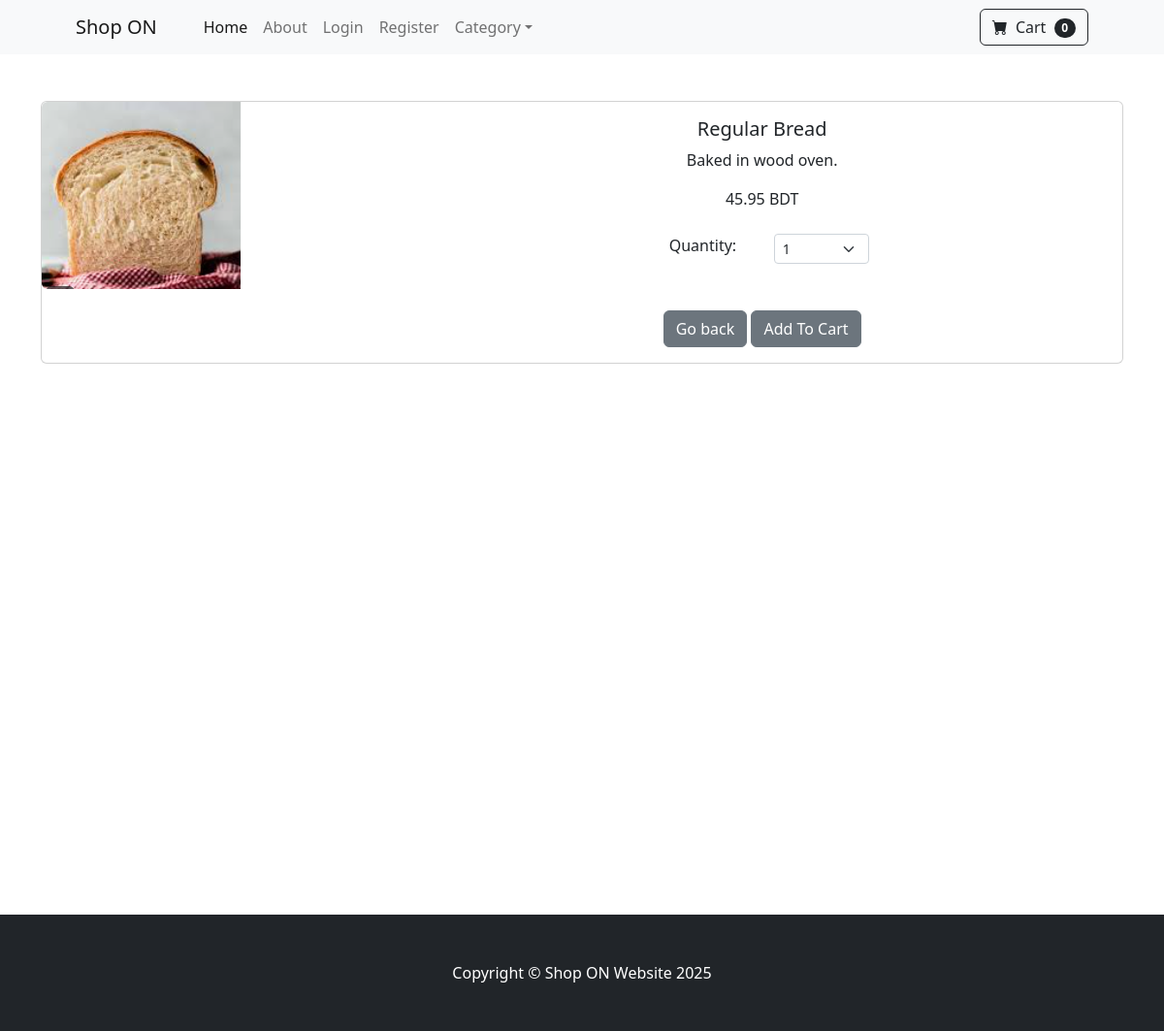
The app's page /product/3 with its own data.
### store/models.py (models this page shows, shortened)
class Product(models.Model):
  name = models.CharField(max_length=100)
  price = models.DecimalField(default=0, decimal_places=2, max_digits=10)
  category = models.ForeignKey(Category, on_delete=models.CASCADE, default=1)
  description = models.CharField(max_length=500, default='', blank=True, null=True)
  image = models.ImageField(upload_to='uploads/product/')
  is_sale = models.BooleanField(default=False)
  sale_price = models.DecimalField(default=0, decimal_places=2, max_digits=10)

### store/views.py (the view)
# urls.py: path('product/<int:pk>', views.product, name='product'),
def product(request,pk):
    product = Product.objects.get(id=pk)
    return render(request, 'product.html', {'product':product})

### cart/cart.py (called while the page is built)
  def __len__(self):
    return len(self.cart)

### cart/context_processors.py (called while the page is built)
def cart(request):
  return {'cart': Cart(request)}

### store/templates/product.html (shortened to what this page needs)
{% extends 'base.html' %}
{% block content %}
<div class="container">
  <br><br>
  <div class="card mb-3" >
    <div class="row g-0">
      <div class="col-md-4">
        <img src="{{ product.image.url }}" class="img-fluid rounded-start" alt="...">
      </div>
      <div class="col-md-8">
        <div class="card-body">
        <center>
          <h5 class="card-title">{{ product.name }}</h5>
          <p class="card-text">{{ product.description }}</p>
          {% if product.is_sale %}
            <strike> {{ product.price }} BDT </strike> &nbsp
            {{ product.sale_price }} BDT
          {% else %}
            {{ product.price }} BDT
          {% endif %}
          <br><br>
          <div class="row justify-content-center">
            <div class="col-md-2">Quantity: </div>
              <div class="col-md-2">
                <select class="form-select form-select-sm" id="qty-cart">
                  <option value="1">1</option>
                </select>
              </div>
            </div>
          <br><br>
          <a href="{% url 'home' %} " class="btn btn-secondary">Go back</a>
          <button type="button" value="{{ product.id }}" class="btn btn-secondary" id="add-cart">Add To Cart</button>
        </center>
        </div>
      </div>
    </div>
  </div>
</div>
<br><br><br><br><br><br>
<br><br><br><br><br><br>
<br><br><br><br><br><br>
<br><br><br><br><br>
{% endblock %}

### records on screen
Product: image (picture), name "Regular Bread", description "Baked in wood oven.", price "45.95"

### other values on screen
{{ cart|length }} "0"
